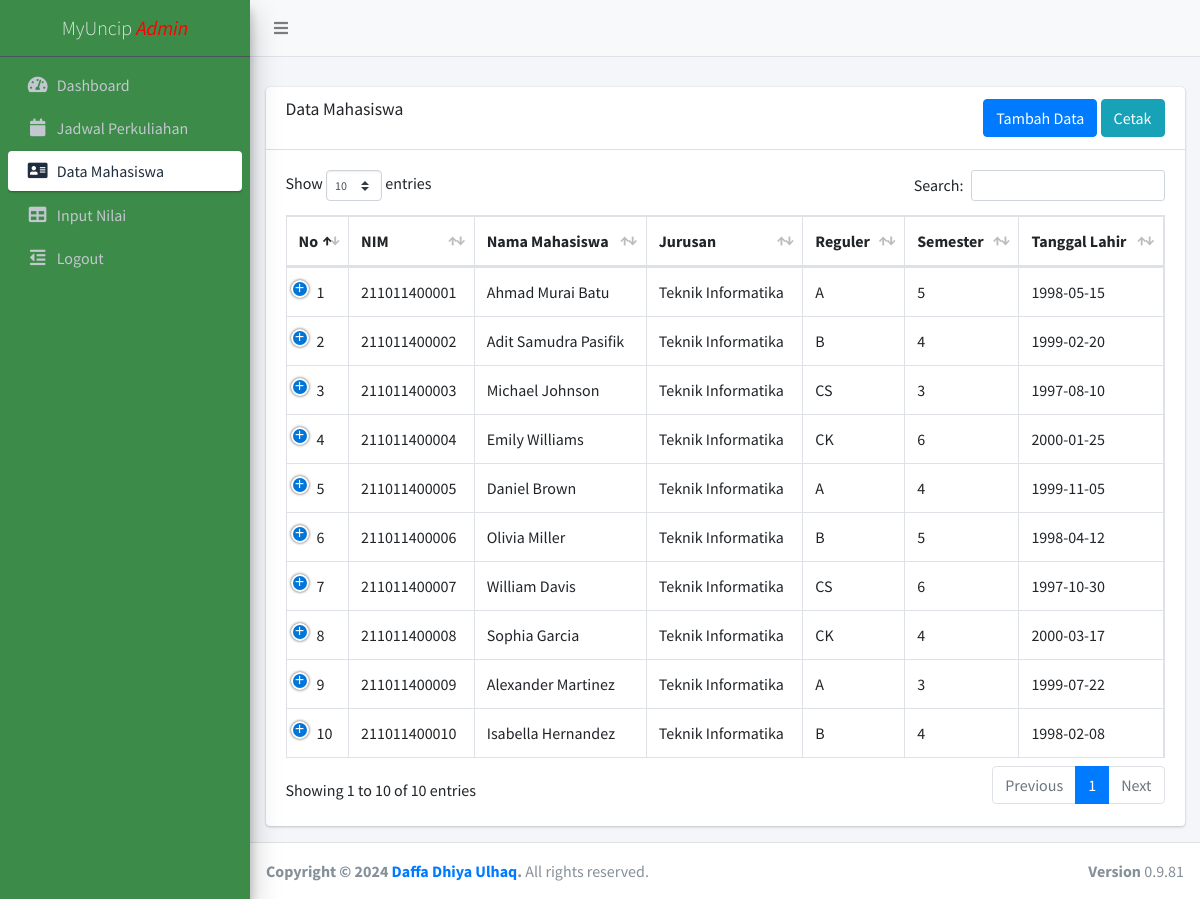
The app's page /admin/mhs.php with its own data.
### tables this page shows
CREATE TABLE `datamhs` (
  `id` int(11) NOT NULL,
  `NIM` varchar(15) NOT NULL,
  `namaMhs` varchar(100) NOT NULL,
  `jurusan` varchar(50) NOT NULL,
  `reguler` varchar(5) NOT NULL,
  `semester` int(11) NOT NULL,
  `tglLahir` date NOT NULL,
  `email` varchar(100) NOT NULL,
  `noTlp` varchar(15) DEFAULT NULL,
  `statusMhs` enum('aktif','non-aktif','lulus') NOT NULL,
  `kelas` varchar(10) DEFAULT NULL,
  `ipk` decimal(3,2) DEFAULT NULL
);

### admin/mhs.php (the view, shortened to what this page needs)
<?php
include "../koneksi.php";
$thisPage = "mahasiswa";
include "../template/header.php";
include "sidebarAdmin.php";
include "topbar.php";
?>
<div class="content-wrapper">
  <section class="content-header">
  </section>
  <section class="content">
    <div class="container-fluid">
        <div class="row">
          <div class="col-12">
            <div class="card">
              <div class="card-header">
                <h3 class="card-title">Data Mahasiswa </h3>
                <div class="float-sm-right">
                        <a class="btn btn-primary" href="tambah_mhs.php">Tambah Data</a>
                        <a class="btn btn-info" href="cetak_mhs.php">Cetak</a>
                </div>
              </div>
              <div class="card-body">
                <table id="example1" class="table table-bordered table-hover">
                    <thead>
                    <tr>
                        <th>No</th>
                        <th>NIM</th>
                        <th>Nama Mahasiswa</th>
                        <th>Jurusan</th>
                        <th>Reguler</th>
                        <th>Semester</th>
                        <th>Tanggal Lahir</th>
                    </tr>
                    </thead>
                    <tbody>
                    <?php
                        $no = 1;
                        $sql = "select * from datamhs ";
                        $hasil = mysqli_query($con, $sql);
                        while($d = mysqli_fetch_array($hasil)){
                            ?>
                            <tr>
                                <td width="10px"><?php echo $no++; ?></td>
                                <td><?php echo $d['NIM']; ?></td>
                                <td><?php echo $d['namaMhs']; ?></td>
                                <td><?php echo $d['jurusan']; ?></td>
                                <td><?php echo $d['reguler']; ?></td>
                                <td><?php echo $d['semester']; ?></td>
                                <td><?php echo $d['tglLahir']; ?></td>
                            </tr>
                    <?php
                        }
                    ?>
                </table>
              </div>
            </div>
          </div>
        </div>
      </div>
    <?php
    include "../template/footer.php";
    ?>

### template/header.php (shortened to what this page needs)
<!DOCTYPE html>
<html>
<head>
    <link rel="stylesheet" href="../plugins/fontawesome-free/css/all.min.css">
    <link rel="stylesheet" href="https://code.ionicframework.com/ionicons/2.0.1/css/ionicons.min.css">
    <link rel="stylesheet" href="../plugins/tempusdominus-bootstrap-4/css/tempusdominus-bootstrap-4.min.css">
    <link rel="stylesheet" href="../plugins/icheck-bootstrap/icheck-bootstrap.min.css">
    <link rel="stylesheet" href="../plugins/jqvmap/jqvmap.min.css">
    <link rel="stylesheet" href="../plugins/datatables-bs4/css/dataTables.bootstrap4.min.css">
    <link rel="stylesheet" href="../plugins/datatables-responsive/css/responsive.bootstrap4.min.css">
    <link rel="stylesheet" href="../dist/css/adminlte.min.css">
    <link rel="stylesheet" href="../plugins/overlayScrollbars/css/OverlayScrollbars.min.css">
    <link rel="stylesheet" href="../plugins/daterangepicker/daterangepicker.css">
    <link rel="stylesheet" href="../plugins/summernote/summernote-bs4.css">
</head>
<body class="hold-transition sidebar-mini layout-fixed">
</body>
</html>

### admin/sidebarAdmin.php
<aside class="main-sidebar sidebar-dark-white elevation-4" style="background-color: #3D8B48;">
    <div class="brand-link text-center"  style="background-color: #3D8B48;">
        <span class="brand-text font-weight-light"><a >MyUncip <span style="color: red; font-weight: normal;"><i> Admin</i></span></a></span>
    </div>
    <div class="sidebar">
        <nav class="mt-2">
            <ul class="nav nav-pills nav-sidebar flex-column" data-widget="treeview" role="menu" data-accordion="false">
                <li class="nav-item menu-open">
                <li class="nav-item">
                    <a href="dashboardAdmin.php" class="nav-link <?= $thisPage == "Dashboard" ? "active" : '' ?>">
                        <i class="nav-icon fas fa-tachometer-alt"></i>
                        <p>Dashboard</p>
                    </a>
                </li>
                </li>
                <li class="nav-item">
                    <a href="jadwal.php" class="nav-link <?= $thisPage == "jadwal" ? "active" : '' ?> ">
                        <i class="nav-icon fa fa-calendar"></i>
                        <p>
                            Jadwal Perkuliahan
                        </p>
                    </a>
                </li>
                <li class="nav-item">
                    <a href="mhs.php" class="nav-link  <?= $thisPage == "mahasiswa" ? "active" : '' ?> ">
                        <i class="nav-icon fa fa-address-card"></i>
                        <p>
                            Data Mahasiswa
                        </p>
                    </a>
                </li>
                <li class="nav-item">
                    <a href="inputNilai.php" class="nav-link  <?= $thisPage == "inputnilai" ? "active" : '' ?> ">
                        <i class="nav-icon fas fa-table"></i>
                        <p>
                            Input Nilai
                        </p>
                    </a>
                </li>
                <li class="nav-item">
                    <a href="logout.php" class="nav-link">
                        <i class="nav-icon fa fa-outdent"></i>
                        <p>
                            Logout
                        </p>
                    </a>
                </li>
            </ul>
        </nav>
    </div>
</aside>

### admin/topbar.php
<nav class="main-header navbar navbar-expand navbar-light">
    <ul class="navbar-nav">
        <li class="nav-item">
            <a class="nav-link" data-widget="pushmenu" href="#" role="button">
                <i class="fas fa-bars"></i>
            </a>
        </li>
    </ul>
</nav>

### template/footer.php (shortened to what this page needs)
</div>
  <footer class="main-footer">
    <strong>Copyright &copy; 2024 <a
href="http://adminlte.io">Daffa Dhiya Ulhaq</a>.</strong>
    All rights reserved.
    <div class="float-right d-none d-sm-inline-block">
      <b>Version</b> 0.9.81
    </div>
  </footer>
</body>
</html>

### records on screen
datamhs: NIM "211011400001", namaMhs "Ahmad Murai Batu", jurusan "Teknik Informatika", reguler "A", semester "5", tglLahir "1998-05-15"
datamhs: NIM "211011400002", namaMhs "Adit Samudra Pasifik", jurusan "Teknik Informatika", reguler "B", semester "4", tglLahir "1999-02-20"
datamhs: NIM "211011400003", namaMhs "Michael Johnson", jurusan "Teknik Informatika", reguler "CS", semester "3", tglLahir "1997-08-10"
datamhs: NIM "211011400004", namaMhs "Emily Williams", jurusan "Teknik Informatika", reguler "CK", semester "6", tglLahir "2000-01-25"
datamhs: NIM "211011400005", namaMhs "Daniel Brown", jurusan "Teknik Informatika", reguler "A", semester "4", tglLahir "1999-11-05"
datamhs: NIM "211011400006", namaMhs "Olivia Miller", jurusan "Teknik Informatika", reguler "B", semester "5", tglLahir "1998-04-12"
datamhs: NIM "211011400007", namaMhs "William Davis", jurusan "Teknik Informatika", reguler "CS", semester "6", tglLahir "1997-10-30"
datamhs: NIM "211011400008", namaMhs "Sophia Garcia", jurusan "Teknik Informatika", reguler "CK", semester "4", tglLahir "2000-03-17"
datamhs: NIM "211011400009", namaMhs "Alexander Martinez", jurusan "Teknik Informatika", reguler "A", semester "3", tglLahir "1999-07-22"
datamhs: NIM "211011400010", namaMhs "Isabella Hernandez", jurusan "Teknik Informatika", reguler "B", semester "4", tglLahir "1998-02-08"
